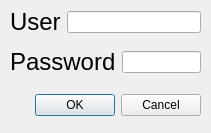
<?xml version="1.0" encoding="UTF-8"?>
<ui version="4.0">
 <class>Dialog</class>
 <widget class="QDialog" name="Dialog">
  <property name="geometry">
   <rect>
    <x>0</x>
    <y>0</y>
    <width>211</width>
    <height>133</height>
   </rect>
  </property>
  <property name="windowTitle">
   <string>Авторизация</string>
  </property>
  <widget class="QDialogButtonBox" name="login_button">
   <property name="geometry">
    <rect>
     <x>0</x>
     <y>90</y>
     <width>201</width>
     <height>31</height>
    </rect>
   </property>
   <property name="orientation">
    <enum>Qt::Horizontal</enum>
   </property>
   <property name="standardButtons">
    <set>QDialogButtonBox::Cancel|QDialogButtonBox::Ok</set>
   </property>
  </widget>
  <widget class="QWidget" name="layoutWidget">
   <property name="geometry">
    <rect>
     <x>10</x>
     <y>50</y>
     <width>191</width>
     <height>24</height>
    </rect>
   </property>
   <layout class="QHBoxLayout" name="horizontalLayout_3">
    <item>
     <widget class="QLabel" name="label_3">
      <property name="font">
       <font>
        <pointsize>18</pointsize>
       </font>
      </property>
      <property name="text">
       <string>Password</string>
      </property>
     </widget>
    </item>
    <item>
     <widget class="QLineEdit" name="lpassword">
      <property name="echoMode">
       <enum>QLineEdit::Password</enum>
      </property>
     </widget>
    </item>
   </layout>
  </widget>
  <widget class="QWidget" name="layoutWidget">
   <property name="geometry">
    <rect>
     <x>10</x>
     <y>10</y>
     <width>191</width>
     <height>24</height>
    </rect>
   </property>
   <layout class="QHBoxLayout" name="horizontalLayout">
    <item>
     <widget class="QLabel" name="label">
      <property name="font">
       <font>
        <pointsize>18</pointsize>
       </font>
      </property>
      <property name="text">
       <string>User</string>
      </property>
     </widget>
    </item>
    <item>
     <widget class="QLineEdit" name="luser"/>
    </item>
   </layout>
  </widget>
 </widget>
 <tabstops>
  <tabstop>luser</tabstop>
  <tabstop>lpassword</tabstop>
 </tabstops>
 <resources/>
 <connections>
  <connection>
   <sender>login_button</sender>
   <signal>accepted()</signal>
   <receiver>Dialog</receiver>
   <slot>accept()</slot>
   <hints>
    <hint type="sourcelabel">
     <x>248</x>
     <y>254</y>
    </hint>
    <hint type="destinationlabel">
     <x>157</x>
     <y>274</y>
    </hint>
   </hints>
  </connection>
  <connection>
   <sender>login_button</sender>
   <signal>rejected()</signal>
   <receiver>Dialog</receiver>
   <slot>reject()</slot>
   <hints>
    <hint type="sourcelabel">
     <x>316</x>
     <y>260</y>
    </hint>
    <hint type="destinationlabel">
     <x>286</x>
     <y>274</y>
    </hint>
   </hints>
  </connection>
 </connections>
</ui>
